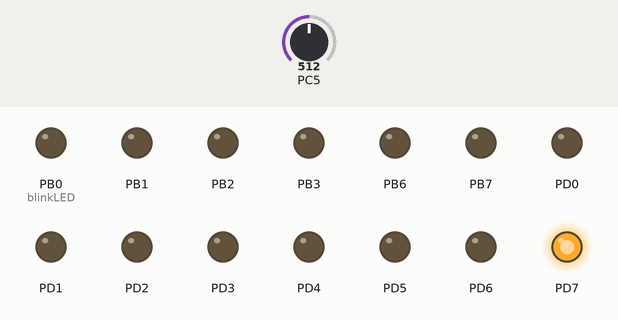
Recording of a program running on a simulated ATmega328P, built with avr-gcc and emulated at 1 MHz. Parts: output pins drawn as LEDs (lit = HIGH). Inputs (shaded band) come from the test bench; at power-on: PC5 = 512.

Above: at 1.2 s.
1.3 s: PC5 set to 716
At 2.4 s:
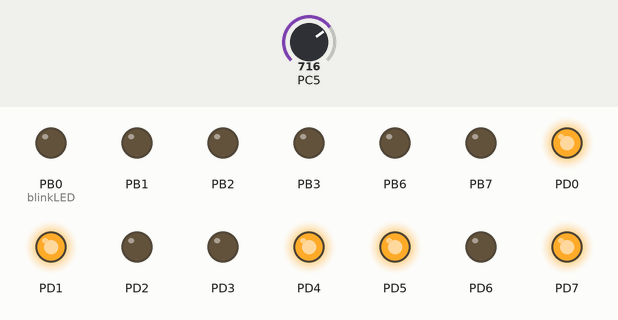
2.8 s: PC5 set to 900
At 3.5 s:
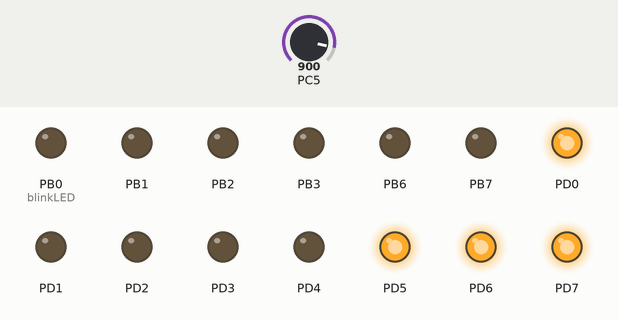
4.3 s: PC5 set to 1023
At 4.7 s:
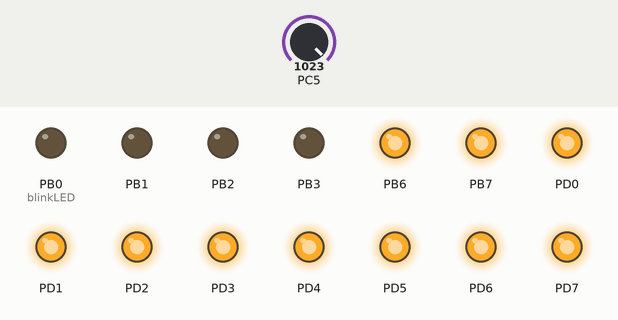
5.8 s: PC5 set to 511
At 7.0 s:
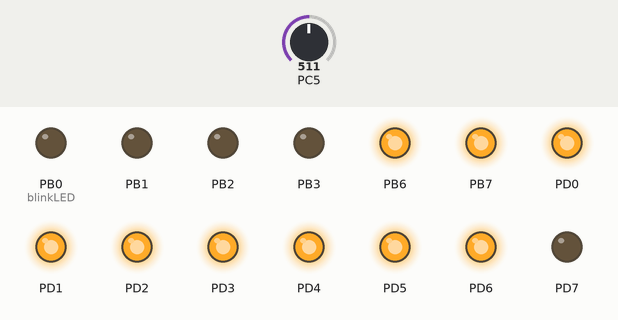
7.3 s: PC5 set to 306
At 8.2 s:
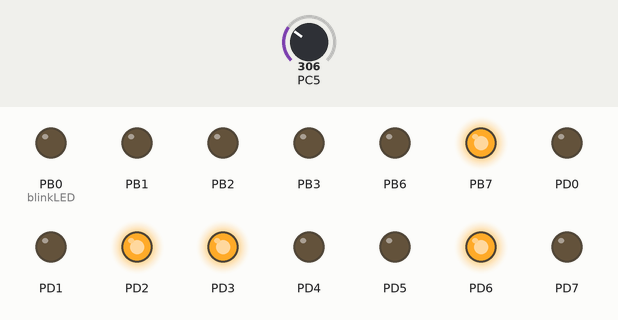
Timing chart, 0 to 9.8 s (numbered marks = the images above; inputs shaded):
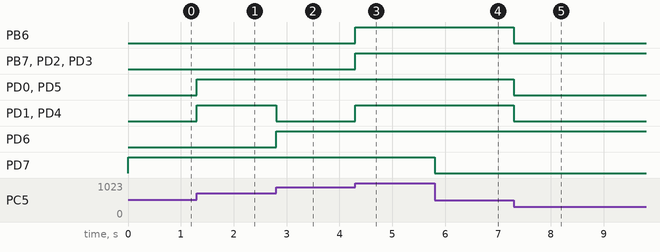

The program:

main.c
```c
// (licence header left out)
/*
#ifndef F_CPU
#define F_CPU 1000000UL
#endif

#include <avr/io.h>
#include <util/delay.h>
#include <stdlib.h>

#define baudRate9600 5 //9600 BPS baud rate. The code is 71.

//Baud rate is calculated by Fosc / (16 * desired baud rate) - 1

#define isBitSet(byte, bit) (byte & (1 << bit))
#define isBitClear(byte, bit) !(byte & (1 << bit))
#define toggleBit(byte, bit) (byte ^= (1 << bit)) //uses an XOR gate. Basically, if both bits are the same, 0 is returned. By using a togglebit macros, we can target a certain bit by entering ex: 10101010 with 00000100 in order to toggle the bit.


void blinkLED() //blinks the led. Ports are hardcoded.
{
	toggleBit(PORTB, PB0);
	_delay_ms(500);
	toggleBit(PORTB, PB0);
	_delay_ms(500);
}

void USART_TransmitChar(unsigned char data)
{
	//Blink when its transmitting
	blinkLED();

	//while(isBitSet(PINB, PB6)); //ensures that the program stalls itself if CTS is false

		while (isBitClear(UCSR0A, UDRE0)) //If UDRE0 0 bit is set to 1, the transmitter is ready to transmit again.
		{
			//This piece of code stalls the program when transmitting. RTS is set to high to indicate UNSAFE
			//if(!isBitSet(PORTB, PB7))
			//{
			//	toggleBit(PORTB, PB7);
			//}

		}
		//if(!isBitClear(PORTB, PB7))
		//{
			//toggleBit(PORTB, PB7);
		//}
		//Set RTS to low to indicate SAFE
		UDR0 = data;
}

void UART_putString(char* stringA)
{
	while(*stringA != 0x00)
	{
		USART_TransmitChar(*stringA);
		stringA++;
	}

}


int ADCsingleRead(uint8_t adcPort) //adcPort argument takes an integer from 0-8 that will specify the ADC to use. Easier than hard coding the port so that in the future, we can call the function :)
{
	int returnValue;
	ADMUX = 0b00000000;
	ADMUX = adcPort;
	ADMUX |= (1 << REFS0) | (1 << ADLAR); //AVcc internal reference, left justify ADLAR. Plan is to output ADCH for now since this is a test
	ADCSRA |= (1 << ADEN) | (1 << ADPS1) | (1 << ADPS0);
	ADCSRA |= (1 << ADSC);

	while(isBitSet(ADCSRA, ADSC))
	{

	}

	returnValue = 1;
	return returnValue;
	//returnValue = (ADCH << 8) + ADCL;	//Use this if ADLAR is right justified to get 10 bit resolution.

}

void init()
{
	DDRB &= (0x00); //Clear DDRB, and also sets PB6 as an input as it is the CTS.
	PORTB &= (0x00); //Clear PORTB register. This also sets the RTS pin, PB7, to low.
	//PORTB |= (1 << PB6); //Use internal pull-up resistor in order to use PinX for determining output. 0 = logic low.
	//DDRB |= (1 << PB7); // Set the RTS, PB7 as an output. We can now use PortB bit 7 to set high or low.
	DDRB |= (1 << PB0); //Set the LED

	//turn the led on.
	if(isBitSet(PORTB, PB0))
	{
		toggleBit(PORTB, PB0);
	}

	unsigned int ubrr = baudRate9600; //universal baud rate generator

	//ADC Code:
	ADMUX = 0b00000000;
	ADCSRA = 0b00000000;
	ADCSRB = 0b00000000;

	//UART Code:
	UCSR0C = 0x06;  //This is to set the frame format with 1 stop bit and no parity bits
	UCSR0B |= (1 << TXEN0) | (1 << RXEN0);  //Starts the cannon...I mean transmitter
	UBRR0H = (ubrr>>8);
	UBRR0L = (ubrr);
}


int main(void)
{
	init();

    while (1)
    {

		int tempReading = ADCsingleRead(5); //single read the ADC off of ADC 0
		char tempBuffer[11];
		itoa(tempReading, tempBuffer, 2);
		char tempString[] = "Temperature: ";
		UART_putString(tempString);
		UART_putString(tempBuffer);

		USART_TransmitChar(ADCH); //Will only be 2 bits.
		USART_TransmitChar(ADCL); //ADCL and ADCH is where we are storing the ADC output. it is then put in the USART Transmit function which asks for a char to transmit the raw data from the high register.
    }
}
*/


//ADC Test Code: This code works!!
#ifndef F_CPU
#define F_CPU 1000000UL
#endif


#include <avr/io.h>
#include <util/delay.h>

#define isBitSet(byte, bit) (byte & (1 << bit))
#define isBitClear(byte, bit) !(byte & (1 << bit))
#define toggleBit(byte, bit) (byte ^= (1 << bit))

void blinkLED() //blinks the led. Ports are hardcoded.
{
	toggleBit(PORTB, PB0);
	_delay_ms(500);
	toggleBit(PORTB, PB0);
	_delay_ms(500);
}

int ADCsingleRead(uint8_t adcPort) //adcPort argument takes an integer from 0-8 that will specify the ADC to use. Easier than hard coding the port so that in the future, we can call the function :)
{
	int returnValue;
	ADMUX = 0b00000000;
	ADMUX = adcPort;
	ADMUX |= (1 << REFS0) | (1 << ADLAR); //AVcc internal reference, left justify ADLAR. Plan is to output ADCH for now since this is a test
	ADCSRA |= (1 << ADEN) | (1 << ADPS1) | (1 << ADPS0);
	ADCSRA |= (1 << ADSC);

	while(isBitSet(ADCSRA, ADSC))
	{

	}

	returnValue = 1;
	return returnValue;
	//returnValue = (ADCH << 8) + ADCL;	//Use this if ADLAR is right justified to get 10 bit resolution.
}
int main(void)
{
	DDRB = 0b11111111;
	DDRD |= 0b11111111;
	//DDRC |= 0b11111111;
	 //We're gonna use Port D for output :D
	//Note: the input pin is specified in the ADMUX register.

	//reset all registers.
	//ADMUX = 0b01100101;
	//ADCSRA = 0b10000011;
	ADCSRA = 0b00000000;
	ADCSRB = 0b00000000;

	PORTD = 0b11111111;
	PORTB = 0b11111111;
//	_delay_ms(500);

    while (1)
    {
		int notUsed = ADCsingleRead(5);
		PORTB = ADCL;
		PORTD = ADCH;


		//blinkLED();


    }
	return 0;
}

/*
#ifndef F_CPU					// if F_CPU was not defined in Project -> Properties
#define F_CPU 1000000UL			// define it now as 1 GHz unsigned long
#endif

#include <avr/io.h>				// this is always included in AVR programs

#define BIT_IS_SET(byte, bit) (byte & (1 << bit))
#define BIT_IS_CLEAR(byte, bit) (!(byte & (1 << bit)))

///////////////////////////////////////////////////////////////////////////////////////////////////
int main(void) {

	DDRD = 0xFF;				// set Port D pins for output


	ADMUX = 0b01100101;

	ADCSRA = 0b10000011;

	ADCSRB = 0b00000000;

	while (1) {									// begin infinite loop
		ADCSRA |= (1 << ADSC);					// start ADC conversion
		while(BIT_IS_SET(ADCSRA, ADSC)) {}		// wait here until the chip clears the ADSC bit for us, which means the ADC is complete
		PORTD = ADCH;
		PORTC = ADCL;							// assign contents of ADC high register to Port D pins
	}
	return(0);					// should never get here, this is to prevent a compiler warning
}
*/
```

Measured:
- after the input at 1.3 s, PD0, PD1, PD4, PD5: LOW → HIGH at once
- after the input at 2.8 s, PD1, PD4: HIGH → LOW at once; PD6: LOW → HIGH at once
- after the input at 4.3 s, PB6, PB7, PD1–4: LOW → HIGH at once
- after the input at 5.8 s, PD7: HIGH → LOW at once
- after the input at 7.3 s, PB6, PD0, PD1, PD4, PD5: HIGH → LOW at once
